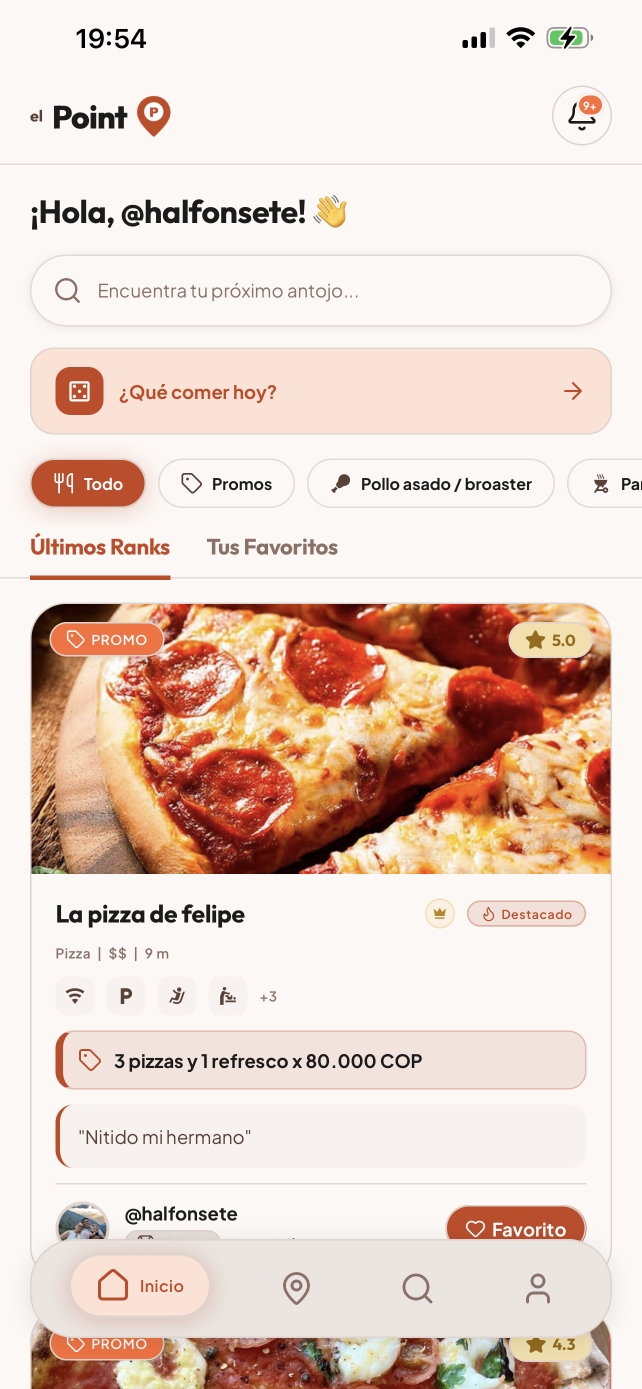
#> input picture marketing/shots-src/feed.png, 1284 x 2778 px, given in place of logo-pin-dark.png, which was not available (shown at 1/2 size)
$ python make_pack.py
#> lines starting #> are read from the running program, lines starting #| are printed output that depends on the picture; pictures that were not available may be replaced by others from this repository, and a replacement may not be noted
# -*- coding: utf-8 -*-
"""Lote de piezas para Instagram (feed 1080x1350 y stories 1080x1920).
Correr desde la raíz del repo:  python marketing/make_pack.py
Usa las capturas reales de marketing/shots-src, el logo nuevo y las tipografías
de la marca (Outfit + Plus Jakarta Sans). Todo el texto está arriba de cada
función para cambiarlo sin tocar el dibujo."""

import math
import os

import numpy as np
from PIL import Image, ImageDraw, ImageFilter, ImageFont

ROOT = os.path.dirname(os.path.dirname(os.path.abspath(__file__)))
OUT = os.path.join(ROOT, "marketing", "pack")
SHOTS = os.path.join(ROOT, "marketing", "shots-src")
os.makedirs(OUT, exist_ok=True)

FEED = (1080, 1350)
STORY = (1080, 1920)

BRAND = (200, 69, 31)
BRAND2 = (224, 99, 47)
HOT = (255, 122, 58)
INK = (36, 26, 22)
CREAM = (253, 248, 246)
DARK = (11, 11, 13)
DARK2 = (24, 24, 28)
WHITE = (255, 255, 255)
SOFT = (107, 91, 82)

URL = "elpoint-app.netlify.app"
WA = "+58 414 979 7876"


def outfit(w, s):
    return ImageFont.truetype(os.path.join(ROOT, f"node_modules/@expo-google-fonts/outfit/{w}/Outfit_{w}.ttf"), s)


def jakarta(w, s):
    return ImageFont.truetype(
        os.path.join(ROOT, f"node_modules/@expo-google-fonts/plus-jakarta-sans/{w}/PlusJakartaSans_{w}.ttf"), s
    )


def grad(size, c1, c2, angle=125):
    w, h = size
    gx, gy = np.meshgrid(np.arange(w), np.arange(h))
    r = math.radians(angle)
    p = gx * math.cos(r) + gy * math.sin(r)
    p = (p - p.min()) / (p.max() - p.min())
    a = np.array(c1, dtype=float)
    b = np.array(c2, dtype=float)
    arr = (a[None, None, :] * (1 - p[..., None]) + b[None, None, :] * p[..., None]).astype(np.uint8)
    return Image.fromarray(arr, "RGB")


def canvas(size, kind):
    if kind == "brand":
        return grad(size, (184, 60, 25), HOT, 120).convert("RGBA")
    if kind == "dark":
        return grad(size, (14, 14, 16), (30, 22, 20), 110).convert("RGBA")
    return Image.new("RGBA", size, CREAM + (255,))


def text_w(d, t, f):
    return d.textlength(t, font=f)


def wrap(d, t, f, max_w):
    lines, cur = [], ""
    for word in t.split():
        trial = (cur + " " + word).strip()
        if text_w(d, trial, f) <= max_w or not cur:
            cur = trial
        else:
            lines.append(cur)
            cur = word
    if cur:
        lines.append(cur)
    return lines


def block(d, t, f, x, y, max_w, fill, lh=1.12, align="left"):
    for ln in wrap(d, t, f, max_w):
        tx = x if align == "left" else x + (max_w - text_w(d, ln, f)) / 2
        d.text((tx, y), ln, font=f, fill=fill)
        y += int(f.size * lh)
    return y


def shadow(img, layer, pos, blur=36, off=(0, 28), alpha=120):
    sh = Image.new("RGBA", layer.size, (0, 0, 0, 0))
    sh.putalpha(layer.split()[3].point(lambda v: min(v, alpha)))
    pad = blur * 3
    big = Image.new("RGBA", (layer.width + pad * 2, layer.height + pad * 2), (0, 0, 0, 0))
    big.paste(sh, (pad, pad))
    big = big.filter(ImageFilter.GaussianBlur(blur))
    black = Image.new("RGBA", big.size, (0, 0, 0, 255))
    black.putalpha(big.split()[3])
    img.alpha_composite(black, (int(pos[0] - pad + off[0]), int(pos[1] - pad + off[1])))


def phone(shot, width, rot=0):
    """Teléfono con bisel oscuro; `shot` es el nombre del PNG en shots-src."""
    k = 2
    w = width * k
    pad = int(w * 0.03)
    src = Image.open(os.path.join(SHOTS, shot)).convert("RGB")
    inner_w = w - pad * 2
    inner_h = round(src.height * inner_w / src.width)
    scr = src.resize((inner_w, inner_h), Image.LANCZOS)
    rin = int(w * 0.135)
    m = Image.new("L", scr.size, 0)
    ImageDraw.Draw(m).rounded_rectangle((0, 0, inner_w - 1, inner_h - 1), rin, fill=255)
    body = Image.new("RGBA", (w, inner_h + pad * 2), (0, 0, 0, 0))
    ImageDraw.Draw(body).rounded_rectangle((0, 0, w - 1, body.height - 1), rin + pad, fill=(16, 16, 18, 255),
                                           outline=(70, 70, 76, 255), width=3)
    body.paste(scr, (pad, pad), m)
    body = body.resize((width, round(body.height / k)), Image.LANCZOS)
    if rot:
        body = body.rotate(rot, resample=Image.BICUBIC, expand=True)
    return body


def put_phone(img, shot, width, pos, rot=0):
    ph = phone(shot, width, rot)
    shadow(img, ph, pos)
    img.alpha_composite(ph, (int(pos[0]), int(pos[1])))


def logo(img, x, y, scale=1.0, dark=False):
    d = ImageDraw.Draw(img)
    fe, fp = outfit("700Bold", int(30 * scale)), outfit("800ExtraBold", int(60 * scale))
    col = WHITE if dark else INK
    sub = (255, 255, 255, 170) if dark else SOFT
    d.text((x, y + 24 * scale), "el", font=fe, fill=sub)
    xe = x + text_w(d, "el", fe) + 12 * scale
    d.text((xe, y), "Point", font=fp, fill=col)
    xp = xe + text_w(d, "Point", fp) + 10 * scale
    pin = Image.open(os.path.join(ROOT, "assets/images/logo-pin-dark.png" if dark else "assets/images/logo-pin.png")).convert("RGBA")
    ph = int(66 * scale)
    pin = pin.resize((round(pin.width * ph / pin.height), ph), Image.LANCZOS)
    img.alpha_composite(pin, (int(xp), int(y + 4 * scale)))


def pill(img, x, y, t, f, fg, bg, padx=28, pady=14, outline=None):
    d = ImageDraw.Draw(img)
    w = text_w(d, t, f) + padx * 2
    h = f.size + pady * 2
    d.rounded_rectangle((x, y, x + w, y + h), radius=h // 2, fill=bg, outline=outline, width=3 if outline else 0)
    d.text((x + padx, y + pady - 2), t, font=f, fill=fg)
    return w, h


def footer(img, dark=False, y=None, right=True):
    d = ImageDraw.Draw(img)
    f = jakarta("600SemiBold", 28)
    y = y or img.height - 78
    d.text((64, y), URL, font=f, fill=(255, 255, 255, 200) if dark else SOFT)
    t = "San Cristóbal · Táchira"
    if right:
        d.text((img.width - 64 - text_w(d, t, f), y), t, font=f, fill=(255, 255, 255, 200) if dark else SOFT)


def save(img, name):
    p = os.path.join(OUT, name)
    img.convert("RGB").save(p, quality=95)
    print(name)


# ── piezas ──────────────────────────────────────────────────────────────────

def p01_gancho():
    im = canvas(FEED, "brand")
    d = ImageDraw.Draw(im)
    logo(im, 64, 56, 1.0, dark=True)
#> in logo, `xe = x + text_w(d, "el", fe) + 12 * scale`: xe = 102.8
#> in logo, `xp = xe + text_w(d, "Point", fp) + 10 * scale`: xp = 261.8
    d.text((64, 190), "Deja de preguntar", font=outfit("800ExtraBold", 108), fill=WHITE)
    d.text((64, 306), "¿dónde comemos?", font=outfit("800ExtraBold", 108), fill=INK)
    block(d, "Ranks reales. Fotos reales. Cero publicidad.", jakarta("600SemiBold", 38), 64, 450, 950, (255, 255, 255, 235))
    put_phone(im, "feed_black.png", 400, (110, 650), -6)
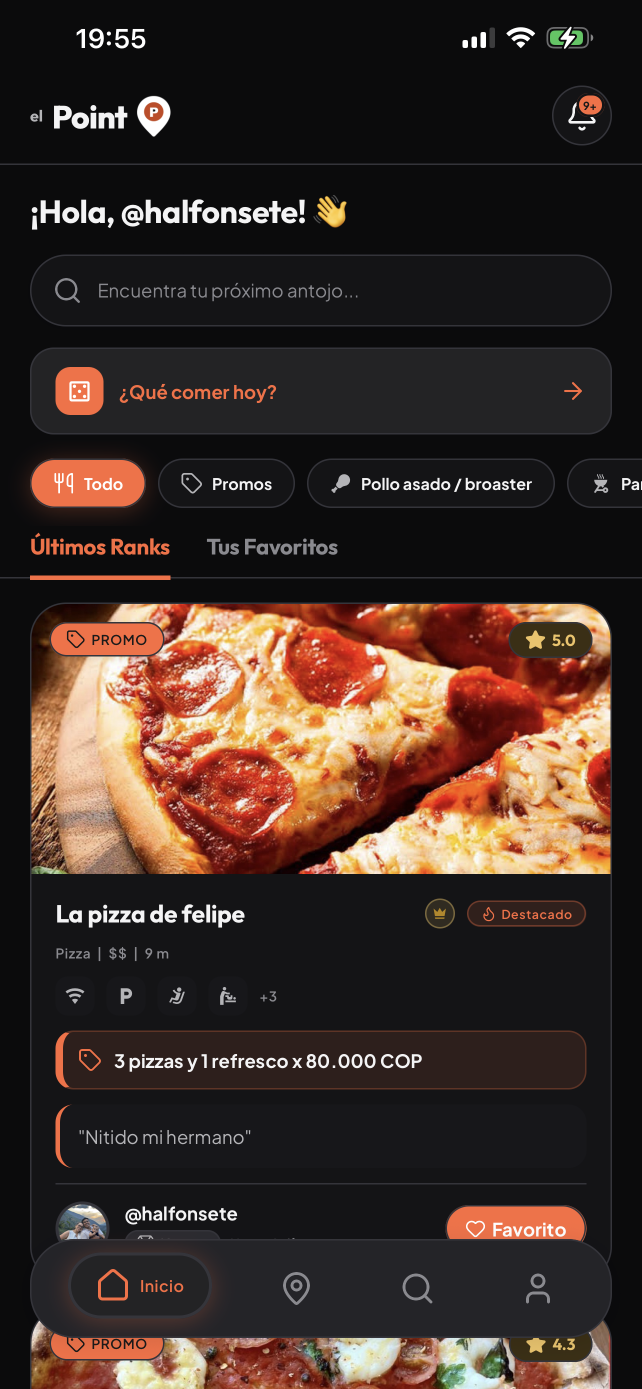
#> input picture marketing/shots-src/feed_black.png, 1284 x 2778 px (shown at 1/2 size)
#> in phone, src is the input picture: PIL image 1284x2778 RGB; mean R, G, B 61.8, 46, 39.4
    put_phone(im, "map_black.png", 400, (560, 600), 5)
#> call 2 of phone, with shot = 'map_black.png', width = 400, rot = 5
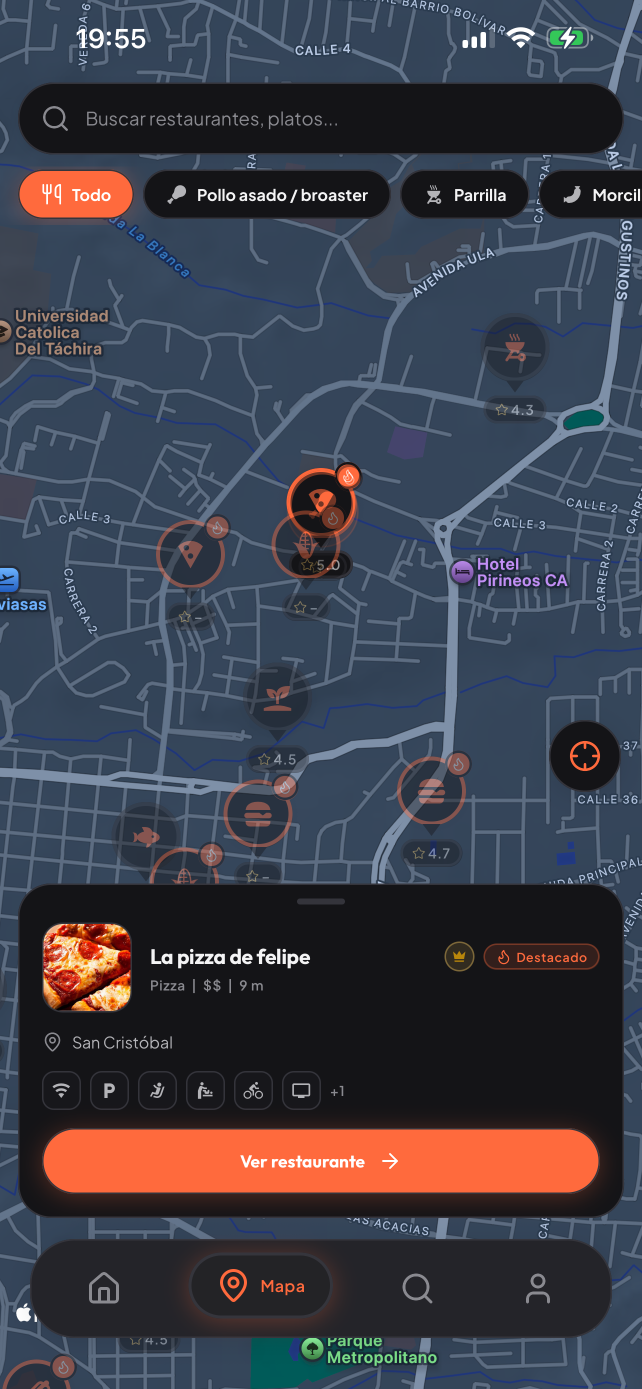
#> input picture marketing/shots-src/map_black.png, 1284 x 2778 px (shown at 1/2 size)
#> in phone, src is the input picture: PIL image 1284x2778 RGB; mean R, G, B 60.9, 62.4, 73.2
    pill(im, 64, 540, "Muy pronto en App Store", jakarta("700Bold", 28), BRAND, WHITE)
#> in pill, `w = text_w(d, t, f) + padx * 2`: w = 405.5
    save(im, "01_feed_gancho.jpg")


def paso(n, title, sub, shot, name):
    im = canvas(FEED, "light")
#> in paso, `im = canvas(FEED, "light")`:
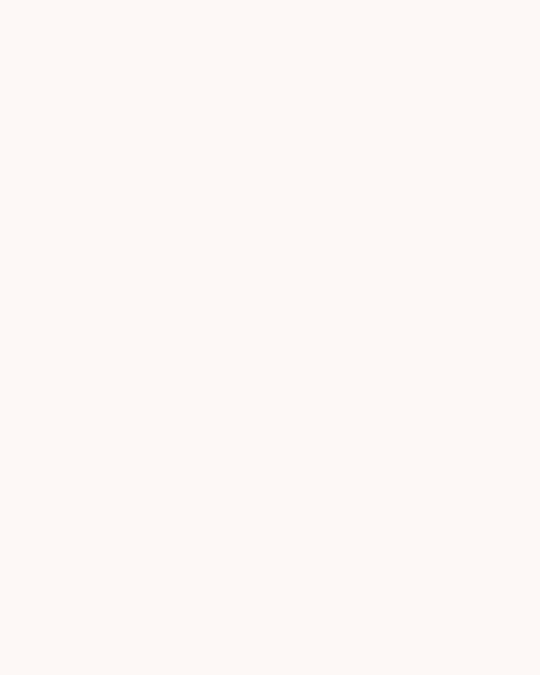
#> im: PIL image 1080x1350 RGBA (shown at 1/2 size); mean R, G, B, A 253, 248, 246, 255
    d = ImageDraw.Draw(im)
    logo(im, 64, 56, 0.9)
#> call 2 of logo, with x = 64, y = 56, scale = 0.9, dark = False
#> in logo (call 2), `xe = x + text_w(d, "el", fe) + 12 * scale`: xe = 98.91
#> in logo (call 2), `xp = xe + text_w(d, "Point", fp) + 10 * scale`: xp = 242
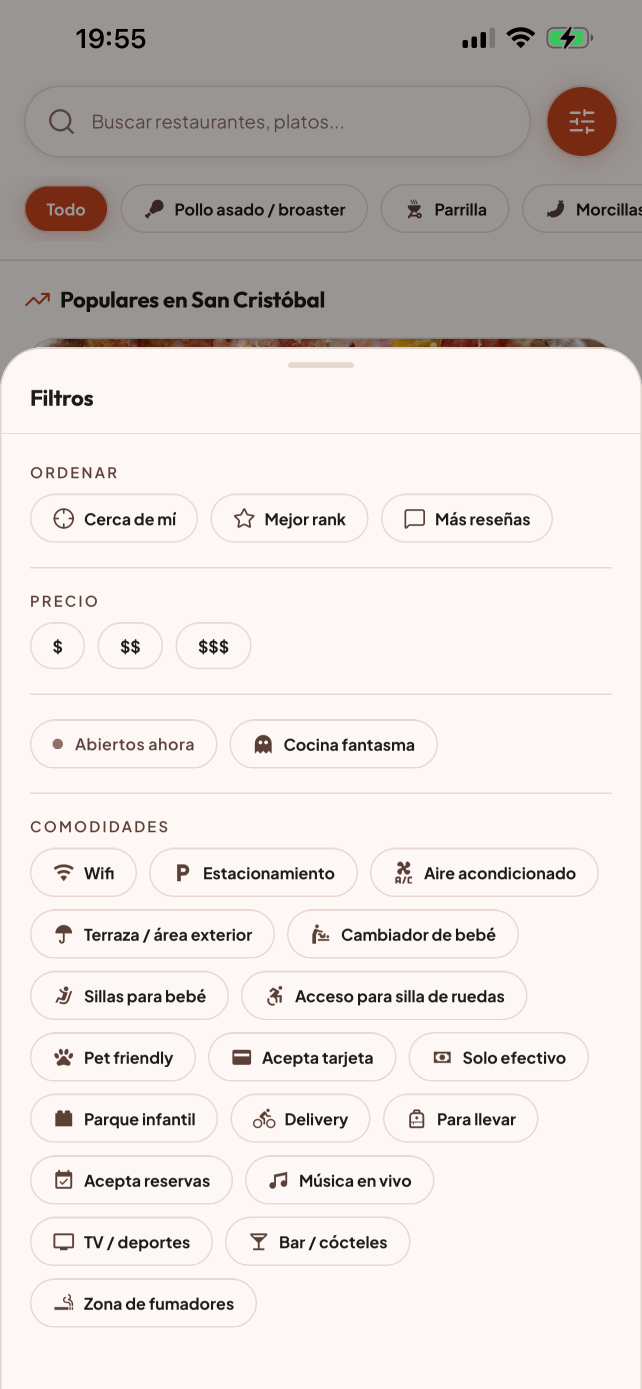
#> input picture marketing/shots-src/filters.png, 1284 x 2778 px, given in place of logo-pin.png, which was not available (shown at 1/2 size)
    d.ellipse((64, 200, 184, 320), fill=BRAND)
    f = outfit("800ExtraBold", 78)
    d.text((124 - text_w(d, n, f) / 2, 214), n, font=f, fill=WHITE)
    d.text((64, 350), title, font=outfit("800ExtraBold", 150), fill=INK)
    block(d, sub, jakarta("600SemiBold", 40), 64, 530, 520, SOFT)
    put_phone(im, shot, 440, (590, 330), 4)
#> call 3 of phone, with shot = 'feed_black.png', width = 440, rot = 4
#> in phone (call 3), `body.paste(scr, (pad, pad), m)`:
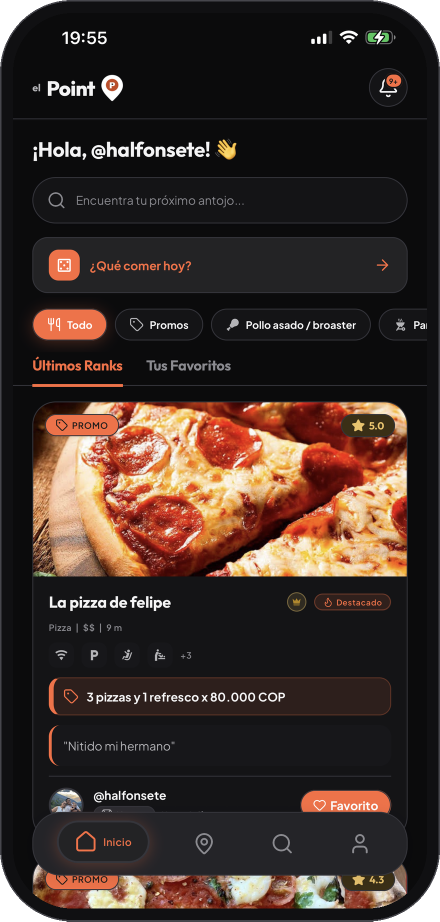
#> body: PIL image 880x1843 RGBA (shown at 1/2 size); mean R, G, B, A 58.1, 43.7, 37.9, 252.2; transparent parts drawn white
    footer(im, right=False)
    save(im, name)


def p05_duenos():
    im = canvas(FEED, "dark")
    d = ImageDraw.Draw(im)
    logo(im, 64, 56, 0.9, dark=True)
    d.text((64, 190), "Que te", font=outfit("800ExtraBold", 130), fill=WHITE)
    d.text((64, 320), "encuentren", font=outfit("800ExtraBold", 130), fill=WHITE)
    d.text((64, 450), "primero.", font=outfit("800ExtraBold", 130), fill=HOT)
    block(d, "Tu local en el mapa de San Cristóbal, con visitas y toques a WhatsApp que puedes medir.",
          jakarta("600SemiBold", 38), 64, 620, 880, (255, 255, 255, 215))
    stats = [("Visitas", "128"), ("WhatsApp", "34"), ("Cómo llegar", "19")]
    x = 64
    for lab, val in stats:
        d.rounded_rectangle((x, 850, x + 290, 1090), radius=32, fill=DARK2, outline=(70, 70, 78), width=2)
        d.text((x + 28, 872), val, font=outfit("800ExtraBold", 96), fill=WHITE)
        d.text((x + 28, 1000), lab, font=jakarta("600SemiBold", 30), fill=(255, 255, 255, 190))
        x += 316
#> after the loop, x = 1012
    d.text((64, 1118), "Cifras de ejemplo", font=jakarta("600SemiBold", 24), fill=(255, 255, 255, 120))
    pill(im, 64, 1180, "3 meses gratis para probar", jakarta("700Bold", 32), WHITE, BRAND)
    footer(im, dark=True)
    save(im, "05_feed_duenos.jpg")


def p06_originales():
    im = canvas(FEED, "brand")
    d = ImageDraw.Draw(im)
    logo(im, 64, 56, 0.9, dark=True)
    f = outfit("800ExtraBold", 560)
    d.text((54, 170), "100", font=f, fill=WHITE)
    d.text((64, 790), "locales Originales", font=outfit("800ExtraBold", 96), fill=INK)
    block(d, "Los primeros 100 locales que entren a El Point son gratis para siempre.", jakarta("600SemiBold", 42), 64, 930, 900, (255, 255, 255, 240))
    pill(im, 64, 1130, "Registra tu local desde la app", jakarta("700Bold", 32), BRAND, WHITE)
    footer(im, dark=True)
    save(im, "06_feed_originales.jpg")


def ghost(d, cx, cy, s, fill, eye):
    r = s // 2
    d.pieslice((cx - r, cy - r, cx + r, cy + r), 180, 360, fill=fill)
    d.rectangle((cx - r, cy, cx + r, cy + int(s * 0.62)), fill=fill)
    base = cy + int(s * 0.62)
    n = 3
    br = r / n
    for k in range(n):
        bx = cx - r + br + k * 2 * br
        d.ellipse((bx - br, base - br, bx + br, base + br), fill=fill)
    for ex in (-0.22, 0.22):
        d.ellipse((cx + ex * s - s * 0.07, cy - s * 0.08, cx + ex * s + s * 0.07, cy + s * 0.06), fill=eye)


def p07_fantasma():
    im = canvas(FEED, "dark")
    d = ImageDraw.Draw(im)
    logo(im, 64, 56, 0.9, dark=True)
    ghost(d, 540, 400, 380, HOT, DARK)
    d.text((64, 700), "Sin local,", font=outfit("800ExtraBold", 124), fill=WHITE)
    d.text((64, 830), "con clientes.", font=outfit("800ExtraBold", 124), fill=HOT)
    block(d, "Registra tu cocina fantasma: solo delivery o pickup, con zona aproximada en lugar de dirección.",
          jakarta("600SemiBold", 36), 64, 1000, 900, (255, 255, 255, 215))
    footer(im, dark=True)
    save(im, "07_feed_cocina_fantasma.jpg")


def p08_rangos():
    im = canvas(FEED, "light")
    d = ImageDraw.Draw(im)
    logo(im, 64, 56, 0.9)
    d.text((64, 190), "Rankear", font=outfit("800ExtraBold", 120), fill=INK)
    d.text((64, 316), "tiene premio.", font=outfit("800ExtraBold", 120), fill=BRAND)
    ranks = [("Novato", "Nivel 1–3"), ("Comensal", "4–8"), ("Explorador", "9–15"),
             ("Crítico Local", "16–24"), ("Gurú Gastronómico", "25–34"), ("Leyenda", "35+")]
    y0 = 520
    d.line((118, y0 + 20, 118, y0 + 20 + 100 * 5), fill=BRAND, width=6)
    for i, (n, lv) in enumerate(ranks):
        y = y0 + i * 100
        last = i == len(ranks) - 1
        d.ellipse((98, y, 138, y + 40), fill=BRAND if last else CREAM, outline=BRAND, width=8)
        d.text((176, y - 8), n, font=outfit("800ExtraBold" if last else "700Bold", 52), fill=INK)
        d.text((176 + text_w(d, n, outfit("800ExtraBold" if last else "700Bold", 52)) + 24, y + 6), lv,
               font=jakarta("600SemiBold", 32), fill=SOFT)
    footer(im)
    save(im, "08_feed_rangos.jpg")


def p09_planes():
    im = canvas(FEED, "light")
    d = ImageDraw.Draw(im)
    logo(im, 64, 56, 0.9)
    d.text((64, 190), "3 meses gratis.", font=outfit("800ExtraBold", 110), fill=INK)
    d.text((64, 310), "Luego, tú eliges.", font=outfit("800ExtraBold", 110), fill=BRAND)
    plans = [("Mensual", "US$3", "al mes", False), ("Trimestral", "US$7", "cada 3 meses", False), ("Anual", "US$18", "al año", True)]
    x = 64
    for name, price, per, best in plans:
        w = 290
        d.rounded_rectangle((x, 520, x + w, 940), radius=36, fill=WHITE, outline=BRAND if best else (230, 216, 208), width=6 if best else 3)
        if best:
            pill(im, x + 24, 490, "Mejor precio", jakarta("700Bold", 24), WHITE, BRAND, padx=20, pady=8)
        d.text((x + 28, 560), name, font=outfit("700Bold", 44), fill=INK)
        d.text((x + 28, 660), price, font=outfit("800ExtraBold", 74), fill=BRAND)
        d.text((x + 28, 770), per, font=jakarta("600SemiBold", 30), fill=SOFT)
        x += w + 28
#> this loop made 3 passes
#> after the loop, x = 1018
    block(d, "Pago móvil, Binance, Bancolombia, Nequi o Davivienda. Escríbenos por WhatsApp.", jakarta("600SemiBold", 36), 64, 1000, 900, SOFT)
    pill(im, 64, 1150, f"WhatsApp {WA}", jakarta("700Bold", 34), WHITE, BRAND)
    save(im, "09_feed_planes.jpg")


def s1_gancho():
    im = canvas(STORY, "brand")
    d = ImageDraw.Draw(im)
    logo(im, 64, 150, 1.1, dark=True)
    d.text((64, 330), "Deja de", font=outfit("800ExtraBold", 150), fill=WHITE)
    d.text((64, 476), "preguntar", font=outfit("800ExtraBold", 150), fill=WHITE)
    d.text((64, 622), "¿dónde", font=outfit("800ExtraBold", 150), fill=INK)
    d.text((64, 768), "comemos?", font=outfit("800ExtraBold", 150), fill=INK)
    put_phone(im, "map_black.png", 520, (460, 1000), 5)
    put_phone(im, "feed_black.png", 420, (60, 1180), -6)
    pill(im, 64, 960, "Muy pronto en App Store", jakarta("700Bold", 30), BRAND, WHITE)
    save(im, "10_story_gancho.jpg")


def s2_duenos():
    im = canvas(STORY, "dark")
    d = ImageDraw.Draw(im)
    logo(im, 64, 150, 1.1, dark=True)
    d.text((64, 420), "¿Tienes", font=outfit("800ExtraBold", 170), fill=WHITE)
    d.text((64, 580), "un local?", font=outfit("800ExtraBold", 170), fill=HOT)
    block(d, "Regístralo y pruébalo 3 meses gratis. Los primeros 100 son gratis para siempre.",
          jakarta("600SemiBold", 48), 64, 840, 900, (255, 255, 255, 220))
    for i, t in enumerate(["Perfil con fotos y menú", "Métricas: quién te ve", "Destacado con tu plan"]):
        y = 1160 + i * 104
        d.ellipse((64, y + 8, 112, y + 56), fill=BRAND)
        d.line([(78, y + 34), (86, y + 43), (100, y + 24)], fill=WHITE, width=6, joint="curve")
        d.text((140, y + 6), t, font=jakarta("700Bold", 44), fill=WHITE)
    pill(im, 64, 1560, f"WhatsApp {WA}", jakarta("700Bold", 42), WHITE, BRAND, padx=40, pady=22)
    save(im, "11_story_duenos.jpg")


def s3_encuesta():
    im = canvas(STORY, "light")
    d = ImageDraw.Draw(im)
    logo(im, 64, 150, 1.1)
    d.text((64, 380), "¿Qué se", font=outfit("800ExtraBold", 190), fill=INK)
    d.text((64, 556), "come hoy?", font=outfit("800ExtraBold", 190), fill=BRAND)
    block(d, "Vota y te decimos dónde. (Pon aquí el sticker de encuesta de Instagram)", jakarta("600SemiBold", 42), 64, 800, 900, SOFT)
    chips = ["Arepas", "Pizza", "Pollo broaster", "Parrilla", "Sushi", "Hamburguesa"]
    x, y = 64, 1000
    f = outfit("700Bold", 56)
    for c in chips:
        w = text_w(d, c, f) + 70
        if x + w > 1016:
            x, y = 64, y + 120
        d.rounded_rectangle((x, y, x + w, y + 96), radius=48, fill=WHITE, outline=(230, 216, 208), width=3)
        d.text((x + 35, y + 14), c, font=f, fill=INK)
        x += w + 20
#> this loop made 6 passes
#> (w, x) on passes 1 to 6: (263.6, 347.6), (211.2, 578.8), (453.8, 537.8), (261.6, 819.4), (221.3, 305.3), (463, 788.3)
#> after the loop, x = 788.3; y = 1240
    save(im, "12_story_encuesta.jpg")


if __name__ == "__main__":
    p01_gancho()
    paso("1", "Abres.", "Mira qué hay cerca, con fotos y ranks reales.", "feed_black.png", "02_feed_paso1.jpg")
    paso("2", "Eliges.", "Filtra por categoría, precio, comodidades y cómo pagar.", "search_black.png", "03_feed_paso2.jpg")
    paso("3", "Comes.", "Del mapa a la mesa. Y dejas tu rank después.", "map_black.png", "04_feed_paso3.jpg")
    p05_duenos()
    p06_originales()
    p07_fantasma()
    p08_rangos()
    p09_planes()
    s1_gancho()
    s2_duenos()
    s3_encuesta()
